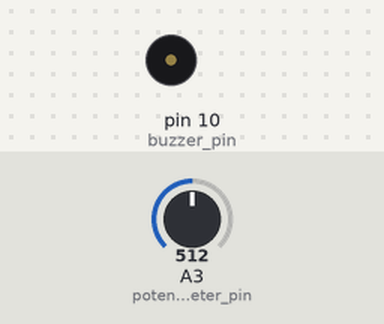
The sketch below on a simulated Arduino Uno, built with avr-gcc and run on an emulated ATmega328P. Parts: buzzer (waves = sounding, pin HIGH). Inputs (shaded band) come from the test bench; at power-on: A3 (potentiometer_pin) = 512. What the sketch prints to the serial monitor is not drawn.

Above: at 1.2 s.
1.3 s: A3 (potentiometer_pin) set to 983
4.3 s: A3 (potentiometer_pin) set to 1014
At 5.6 s:
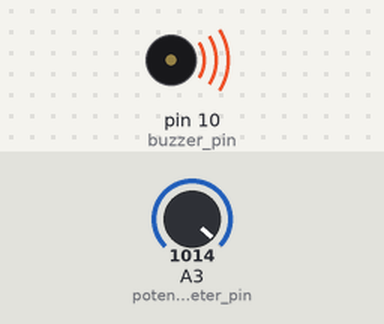
Timing chart, 0 to 7.3 s (numbered marks = the images above; inputs shaded):
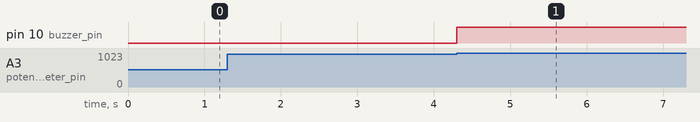

Measured:
- the behaviour switches between 1000 and 1001 on A3 (potentiometer_pin) (found by bisection; images 0 and 1)
- after the input at 4.3 s, pin 10 (buzzer_pin): LOW → HIGH at once

The sketch:

program.ino
```cpp
/*
  ## Interfacing With a Piezoelectric Buzzer :

- Here we will inter face The Buzzer and Potentiometer with Arduino.
- The Buzzer will be activated when resistant value in potentiometer
  is above certain thershold.


  ## value of the potentiometer is between 0 and 1023

*/

int potentiometer_val;
int buzzer_pin = 10;
int potentiometer_pin = A3;
int threshold = 1000;

void setup() {
  // put your setup code here, to run once:
Serial.begin(115200);
pinMode(buzzer_pin, OUTPUT);
pinMode(potentiometer_pin, INPUT);
}

void loop() {
  // put your main code here, to run repeatedly:

potentiometer_val = analogRead(potentiometer_pin);

Serial.print("resistance = ");
Serial.println(potentiometer_val);

while (potentiometer_val > threshold){
  digitalWrite(buzzer_pin, HIGH);
  potentiometer_val = analogRead(potentiometer_pin);
  Serial.print("resistance = ");
  Serial.println(potentiometer_val);
}

}
```
